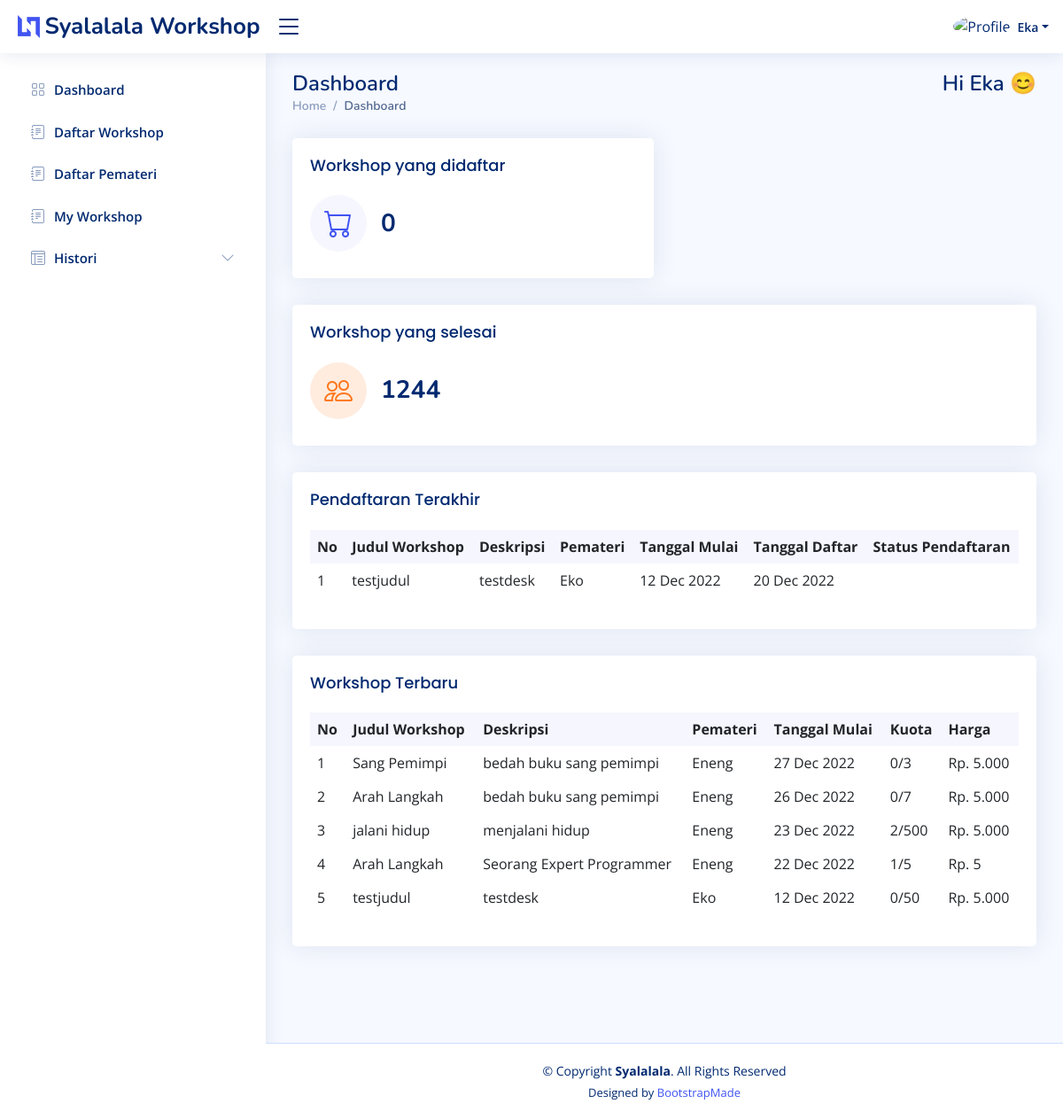
The app's page /main/dashboard.php with its own data.
### tables this page shows
CREATE TABLE `workshop` (
  `id_workshop` int(11) NOT NULL,
  `judul` varchar(30) DEFAULT NULL,
  `id_pemateri` int(11) DEFAULT NULL,
  `deskripsi` varchar(100) DEFAULT NULL,
  `kuota` int(11) DEFAULT NULL,
  `tgl_mulai` date DEFAULT NULL,
  `tgl_selesai` date DEFAULT NULL,
  `lama_workshop` char(10) DEFAULT NULL,
  `lokasi` varchar(30) DEFAULT NULL,
  `gambar` varchar(75) DEFAULT NULL,
  `biaya` int(11) DEFAULT NULL,
  `status` varchar(15) DEFAULT NULL
);

CREATE TABLE `pemateri` (
  `id_pemateri` int(11) NOT NULL,
  `nama_pemateri` varchar(30) DEFAULT NULL,
  `jk_pemateri` char(10) DEFAULT NULL,
  `job` varchar(25) DEFAULT NULL,
  `wa_pemateri` varchar(15) DEFAULT NULL,
  `gambar` varchar(75) DEFAULT NULL,
  `deskripsi` varchar(100) DEFAULT NULL
);

CREATE TABLE `pendaftaran` (
  `id_pendaftaran` int(11) NOT NULL,
  `id_users` int(11) DEFAULT NULL,
  `id_workshop` int(11) DEFAULT NULL,
  `tgl_daftar` datetime DEFAULT NULL,
  `metode_bayar` varchar(25) DEFAULT NULL,
  `tgl_bayar` datetime DEFAULT NULL,
  `bukti_bayar` varchar(75) DEFAULT NULL,
  `status_bayar` varchar(15) DEFAULT NULL
);

### main/dashboard.php (the view, shortened to what the rows shown need)
<?php
require_once '../main/function.php';
require_once '../template/sidebar.php';
?>
<div class="pagetitle d-flex justify-content-between">
  <div>
    <h1>Dashboard</h1>
  </div>
  <div>
    <h1>Hi <?php echo $nama ?> &#x1F60A;</h1>
  </div>
</div>
<?php if ($test == "Admin") { ?>
    <section class="section dashboard" style="margin-bottom: 70px;">
      <div class="row">
        <div class="col-lg-12">
          <div class="row">
            <div class="col-xxl-4 col-xl-12">
              <div class="card info-card customers-card">
                <div class="card-body">
                  <h5 class="card-title">Banyak Peserta</h5>
                  <div class="d-flex align-items-center">
                    <div class="card-icon rounded-circle d-flex align-items-center justify-content-center">
                      <i class="bi bi-people"></i>
                    </div>
                    <div class="ps-3">
                      <h6>1244</h6>
                    </div>
                  </div>
                </div>
              </div>
            </div>
            <div class="col-xxl-4 col-md-6">
              <div class="card info-card sales-card">
                <div class="card-body">
                  <h5 class="card-title">Banyak Pemateri</h5>
                  <div class="d-flex align-items-center">
                    <div class="card-icon rounded-circle d-flex align-items-center justify-content-center">
                      <i class="bi bi-people"></i>
                    </div>
                    <div class="ps-3">
                      <h6>165</h6>
                    </div>
                  </div>
                </div>
              </div>
            </div>
            <div class="col-xxl-4 col-xl-12">
              <div class="card info-card revenue-card">
                <div class="card-body">
                  <h5 class="card-title">Pendapatan Workshop</h5>
                  <div class="d-flex align-items-center">
                    <div class="card-icon rounded-circle d-flex align-items-center justify-content-center">
                      <i class="bi bi-currency-dollar"></i>
                    </div>
                    <div class="ps-3">
                      <h6>1244</h6>
                    </div>
                  </div>
                </div>
              </div>
            </div>
            <div class="col-xxl-4 col-xl-12">
              <div class="card info-card customers-card">
                <div class="card-body">
                  <h5 class="card-title">Wokrshop Belum dimulai</h5>
                  <div class="d-flex align-items-center">
                    <div class="card-icon rounded-circle d-flex align-items-center justify-content-center">
                      <i class="bi bi-cart"></i>
                    </div>
                    <div class="ps-3">
                      <h6>1244</h6>
                    </div>
                  </div>
                </div>
              </div>
            </div>
            <div class="col-xxl-4 col-md-6">
              <div class="card info-card sales-card">
                <div class="card-body">
                  <h5 class="card-title">Wokshop sedang berlangsung</h5>
                  <div class="d-flex align-items-center">
                    <div class="card-icon rounded-circle d-flex align-items-center justify-content-center">
                      <i class="bi bi-cart"></i>
                    </div>
                    <div class="ps-3">
                      <h6>165</h6>
                    </div>
                  </div>
                </div>
              </div>
            </div>
            <div class="col-xxl-4 col-xl-12">
              <div class="card info-card revenue-card">
                <div class="card-body">
                  <h5 class="card-title">Workshop yang selesai</h5>
                  <div class="d-flex align-items-center">
                    <div class="card-icon rounded-circle d-flex align-items-center justify-content-center">
                      <i class="bi bi-cart"></i>
                    </div>
                    <div class="ps-3">
                      <h6>1244</h6>
                    </div>
                  </div>
                </div>
              </div>
            </div>
            <div class="col-12">
              <div class="card recent-sales overflow-auto">
                <div class="card-body">
                  <h5 class="card-title">Pendaftaran Terakhir<span> | <a style="color: grey;" href="../data/showPendaftaran.php">show more</a></span></h5>
                  <table class="table table-borderless datatable">
                    <thead>
                      <tr>
                        <th scope="col">No</th>
                        <th scope="col">Nama Pendaftar</th>
                        <th scope="col">Judul Workshop</th>
                        <th scope="col">Pemateri</th>
                        <th scope="col">Tanggal Daftar</th>
                        <th scope="col">Tanggal Bayar</th>
                        <th scope="col">Status Pendaftaran</th>
                      </tr>
                    </thead>
                    <tbody>
                      <?php
                      $show = showAllPendaftaranSort();
                      $number = 1;
                      foreach ($show as $r) { ?>
                          <tr>
                            <td>
                              <?php
                              echo ($number++);
                              ?>
                            </td>
                            <td><?php echo $r["nama"] ?></td>
                            <td><?php echo $r["judul"] ?></td>
                            <td><?php echo $r["nama_pemateri"] ?></td>
                            <td><?php echo date("d M Y", strtotime($r["tgl_daftar"])) ?></td>
                            <td><?php echo date("d M Y", strtotime($r["tgl_bayar"])) ?></td>
                            <td><span class="badge bg-success"><?php echo $r["status_bayar"] ?></span></td>
                          </tr>
                      <?php }
                      ; ?>
                    </tbody>
                  </table>
                </div>
              </div>
            </div>
            <div class="col-12">
              <div class="card recent-sales overflow-auto">
                <div class="card-body">
                <h5 class="card-title">Workshop Terbaru<span> | <a style="color: grey;" href="../data/showWorkshop.php">show more</a></span></h5>
                  <table class="table table-borderless datatable">
                    <thead>
                      <tr>
                        <th scope="col">No</th>
                        <th scope="col">Judul Workshop</th>
                        <th scope="col">Deskripsi</th>
                        <th scope="col">Pemateri</th>
                        <th scope="col">Tanggal Mulai</th>
                        <th scope="col">Kuota</th>
                        <th scope="col">Harga</th>
                      </tr>
                    </thead>
                    <tbody>
                      <?php
                      $show = showAllWorkshopSort();
                      $number = 1;
                      foreach ($show as $r) { ?>
                          <tr>
                            <td>
                              <?php
                              echo ($number++);
                              ?>
                            </td>
                            <td><?php echo $r["judul"] ?></td>
                            <td><?php echo $r["deskripsi"] ?></td>
                            <td><?php echo $r["nama_pemateri"] ?></td>
                            <td><?php echo date("d M Y", strtotime($r["tgl_mulai"])) ?></td>
                            <td><?php
                            $slot = countSelectData($r["id_workshop"]);
                            echo $slot . '/' . $r["kuota"] ?></td>
                            <td><?php if ($r["biaya"] == 0) {
                              echo 'GRATISSS';
                            } else {
                              echo "Rp. " . number_format($r["biaya"], 0, ",", ".");
                            } ?></td>
                          </tr>
                      <?php }
                      ; ?>
                    </tbody>
                  </table>
                </div>
              </div>
            </div>
          </div>
        </div>
      </div>
    </section>
<?php } else { ?>
    <section class="section dashboard" style="margin-bottom: 70px;">
      <div class="row">
        <div class="col-lg-12">
          <div class="row">
            <div class="col-12">
              <div class="card recent-sales overflow-auto">
                <div class="card-body">
                  <table class="table table-borderless datatable">
                    <thead>
                      <tr>
                        <th scope="col">No</th>
                        <th scope="col">Judul Workshop</th>
                        <th scope="col">Deskripsi</th>
                        <th scope="col">Pemateri</th>
                        <th scope="col">Tanggal Mulai</th>
                        <th scope="col">Tanggal Daftar</th>
                        <th scope="col">Status Pendaftaran</th>
                      </tr>
                    </thead>
                    <tbody>
                      <?php
                      $show = showSelectPendaftaranSort(2);
                      $number = 1;
                      foreach ($show as $r) { ?>
                          <tr>
                            <td>
                              <?php
                              echo ($number++);
                              ?>
                            </td>
                            <td><?php echo $r["judul"] ?></td>
                            <td><?php echo $r["deskripsi"] ?></td>
                            <td><?php echo $r["nama_pemateri"] ?></td>
                            <td><?php echo date("d M Y", strtotime($r["tgl_mulai"])) ?></td>
                            <td><?php echo date("d M Y", strtotime($r["tgl_daftar"])) ?></td>
                            <td><span class="badge bg-success"><?php echo $r["status_bayar"] ?></span></td>
                          </tr>
                      <?php }
                      ; ?>
                    </tbody>
                  </table>
                </div>
              </div>
            </div>
            <div class="col-12">
              <div class="card recent-sales overflow-auto">
                <div class="card-body">
                  <table class="table table-borderless datatable">
                    <thead>
                      <tr>
                        <th scope="col">No</th>
                        <th scope="col">Judul Workshop</th>
                        <th scope="col">Deskripsi</th>
                        <th scope="col">Pemateri</th>
                        <th scope="col">Tanggal Mulai</th>
                        <th scope="col">Kuota</th>
                        <th scope="col">Harga</th>
                      </tr>
                    </thead>
                    <tbody>
                      <?php
                      $show = showAllWorkshopSort();
                      $number = 1;
                      foreach ($show as $r) { ?>
                          <tr>
                            <td>
                              <?php
                              echo ($number++);
                              ?>
                            </td>
                            <td><?php echo $r["judul"] ?></td>
                            <td><?php echo $r["deskripsi"] ?></td>
                            <td><?php echo $r["nama_pemateri"] ?></td>
                            <td><?php echo date("d M Y", strtotime($r["tgl_mulai"])) ?></td>
                            <td><?php
                            $slot = countSelectData($r["id_workshop"]);
                            echo $slot . '/' . $r["kuota"] ?></td>
                            <td><?php if ($r["biaya"] == 0) {
                              echo 'GRATISSS';
                            } else {
                              echo "Rp. " . number_format($r["biaya"], 0, ",", ".");
                            } ?></td>
                          </tr>
                      <?php }
                      ; ?>
                    </tbody>
                  </table>
                </div>
              </div>
            </div>
          </div>
        </div>
      </div>
    </section>
<?php } ?>
<?php require_once '../template/footer.php'; ?>

### records on screen
workshop: judul "testjudul", deskripsi "testdesk", id_pemateri.nama_pemateri "Eko", tgl_mulai "12 Dec 2022", pendaftaran.tgl_daftar "20 Dec 2022"
workshop: judul "Sang Pemimpi", deskripsi "bedah buku sang pemimpi", id_pemateri.nama_pemateri "Eneng", tgl_mulai "27 Dec 2022", slot "0", kuota "3", biaya "5.000"
workshop: judul "Arah Langkah", deskripsi "bedah buku sang pemimpi", id_pemateri.nama_pemateri "Eneng", tgl_mulai "26 Dec 2022", slot "0", kuota "7", biaya "5.000"
workshop: judul "jalani hidup", deskripsi "menjalani hidup", id_pemateri.nama_pemateri "Eneng", tgl_mulai "23 Dec 2022", slot "2", kuota "500", biaya "5.000"
workshop: judul "Arah Langkah", deskripsi "Seorang Expert Programmer", id_pemateri.nama_pemateri "Eneng", tgl_mulai "22 Dec 2022", slot "1", kuota "5", biaya "5"
workshop: judul "testjudul", deskripsi "testdesk", id_pemateri.nama_pemateri "Eko", tgl_mulai "12 Dec 2022", slot "0", kuota "50", biaya "5.000"

### other values on screen
$nama "Eka"
$qtySelectPendaftaran "0"
